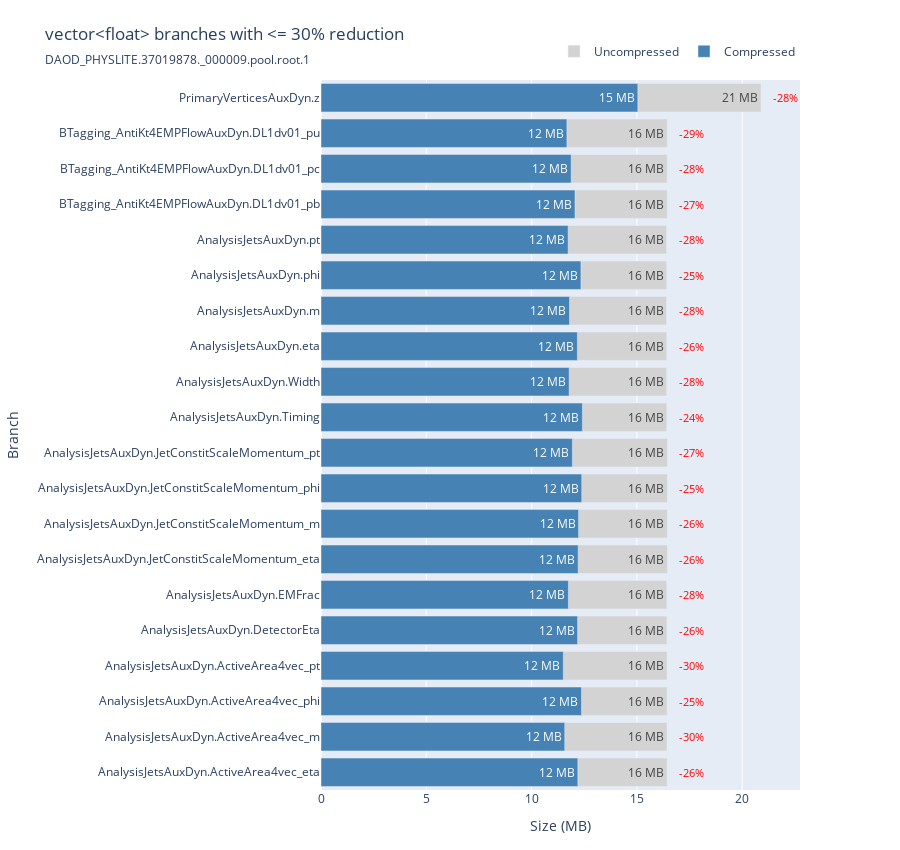

Notebook source saved alongside this figure:
### Code cell
fig = plot_reduction_by_branch(collection_tree_df, filepath, reduction_pct=100, n=len(collection_tree_df))
fig.show()

### Figure 1 — Plotly figure (JSON) as saved in the notebook; plotly's stock layout.template omitted (floating-point values rounded to 4 significant figures)
{"data": [{"marker": {"color": "lightgray"}, "name": "Uncompressed", "orientation": "h", "text": ["16 MB", "16 MB", "16 MB", "16 MB", "16 MB", "16 MB", "16 MB", "16 MB", "16 MB", "16 MB", "16 MB", "16 MB", "16 MB", "16 MB", "16 MB", "16 MB", "16 MB", "16 MB", "16 MB", "21 MB"], "textposition": "inside", "type": "bar", "x": [16.43, 16.43, 16.43, 16.43, 16.42, 16.41, 16.45, 16.45, 16.45, 16.45, 16.41, 16.41, 16.41, 16.41, 16.41, 16.41, 16.44, 16.44, 16.44, 20.89], "y": ["AnalysisJetsAuxDyn.ActiveArea4vec_eta", "AnalysisJetsAuxDyn.ActiveArea4vec_m", "AnalysisJetsAuxDyn.ActiveArea4vec_phi", "AnalysisJetsAuxDyn.ActiveArea4vec_pt", "AnalysisJetsAuxDyn.DetectorEta", "AnalysisJetsAuxDyn.EMFrac", "AnalysisJetsAuxDyn.JetConstitScaleMomentum_eta", "AnalysisJetsAuxDyn.JetConstitScaleMomentum_m", "AnalysisJetsAuxDyn.JetConstitScaleMomentum_phi", "AnalysisJetsAuxDyn.JetConstitScaleMomentum_pt", "AnalysisJetsAuxDyn.Timing", "AnalysisJetsAuxDyn.Width", "AnalysisJetsAuxDyn.eta", "AnalysisJetsAuxDyn.m", "AnalysisJetsAuxDyn.phi", "AnalysisJetsAuxDyn.pt", "BTagging_AntiKt4EMPFlowAuxDyn.DL1dv01_pb", "BTagging_AntiKt4EMPFlowAuxDyn.DL1dv01_pc", "BTagging_AntiKt4EMPFlowAuxDyn.DL1dv01_pu", "PrimaryVerticesAuxDyn.z"]}, {"marker": {"color": "steelblue"}, "name": "Compressed", "orientation": "h", "text": ["12 MB", "12 MB", "12 MB", "12 MB", "12 MB", "12 MB", "12 MB", "12 MB", "12 MB", "12 MB", "12 MB", "12 MB", "12 MB", "12 MB", "12 MB", "12 MB", "12 MB", "12 MB", "12 MB", "15 MB"], "textposition": "inside", "type": "bar", "x": [12.2, 11.57, 12.37, 11.51, 12.18, 11.75, 12.21, 12.23, 12.38, 11.94, 12.41, 11.78, 12.17, 11.8, 12.34, 11.74, 12.06, 11.88, 11.68, 15.04], "y": ["AnalysisJetsAuxDyn.ActiveArea4vec_eta", "AnalysisJetsAuxDyn.ActiveArea4vec_m", "AnalysisJetsAuxDyn.ActiveArea4vec_phi", "AnalysisJetsAuxDyn.ActiveArea4vec_pt", "AnalysisJetsAuxDyn.DetectorEta", "AnalysisJetsAuxDyn.EMFrac", "AnalysisJetsAuxDyn.JetConstitScaleMomentum_eta", "AnalysisJetsAuxDyn.JetConstitScaleMomentum_m", "AnalysisJetsAuxDyn.JetConstitScaleMomentum_phi", "AnalysisJetsAuxDyn.JetConstitScaleMomentum_pt", "AnalysisJetsAuxDyn.Timing", "AnalysisJetsAuxDyn.Width", "AnalysisJetsAuxDyn.eta", "AnalysisJetsAuxDyn.m", "AnalysisJetsAuxDyn.phi", "AnalysisJetsAuxDyn.pt", "BTagging_AntiKt4EMPFlowAuxDyn.DL1dv01_pb", "BTagging_AntiKt4EMPFlowAuxDyn.DL1dv01_pc", "BTagging_AntiKt4EMPFlowAuxDyn.DL1dv01_pu", "PrimaryVerticesAuxDyn.z"]}], "layout": {"annotations": [{"font": {"color": "red", "size": 11}, "showarrow": false, "text": "-26%", "x": 16.43, "xanchor": "left", "xshift": 10, "y": "AnalysisJetsAuxDyn.ActiveArea4vec_eta"}, {"font": {"color": "red", "size": 11}, "showarrow": false, "text": "-30%", "x": 16.43, "xanchor": "left", "xshift": 10, "y": "AnalysisJetsAuxDyn.ActiveArea4vec_m"}, {"font": {"color": "red", "size": 11}, "showarrow": false, "text": "-25%", "x": 16.43, "xanchor": "left", "xshift": 10, "y": "AnalysisJetsAuxDyn.ActiveArea4vec_phi"}, {"font": {"color": "red", "size": 11}, "showarrow": false, "text": "-30%", "x": 16.43, "xanchor": "left", "xshift": 10, "y": "AnalysisJetsAuxDyn.ActiveArea4vec_pt"}, {"font": {"color": "red", "size": 11}, "showarrow": false, "text": "-26%", "x": 16.42, "xanchor": "left", "xshift": 10, "y": "AnalysisJetsAuxDyn.DetectorEta"}, {"font": {"color": "red", "size": 11}, "showarrow": false, "text": "-28%", "x": 16.41, "xanchor": "left", "xshift": 10, "y": "AnalysisJetsAuxDyn.EMFrac"}, {"font": {"color": "red", "size": 11}, "showarrow": false, "text": "-26%", "x": 16.45, "xanchor": "left", "xshift": 10, "y": "AnalysisJetsAuxDyn.JetConstitScaleMomentum_eta"}, {"font": {"color": "red", "size": 11}, "showarrow": false, "text": "-26%", "x": 16.45, "xanchor": "left", "xshift": 10, "y": "AnalysisJetsAuxDyn.JetConstitScaleMomentum_m"}, {"font": {"color": "red", "size": 11}, "showarrow": false, "text": "-25%", "x": 16.45, "xanchor": "left", "xshift": 10, "y": "AnalysisJetsAuxDyn.JetConstitScaleMomentum_phi"}, {"font": {"color": "red", "size": 11}, "showarrow": false, "text": "-27%", "x": 16.45, "xanchor": "left", "xshift": 10, "y": "AnalysisJetsAuxDyn.JetConstitScaleMomentum_pt"}, {"font": {"color": "red", "size": 11}, "showarrow": false, "text": "-24%", "x": 16.41, "xanchor": "left", "xshift": 10, "y": "AnalysisJetsAuxDyn.Timing"}, {"font": {"color": "red", "size": 11}, "showarrow": false, "text": "-28%", "x": 16.41, "xanchor": "left", "xshift": 10, "y": "AnalysisJetsAuxDyn.Width"}, {"font": {"color": "red", "size": 11}, "showarrow": false, "text": "-26%", "x": 16.41, "xanchor": "left", "xshift": 10, "y": "AnalysisJetsAuxDyn.eta"}, {"font": {"color": "red", "size": 11}, "showarrow": false, "text": "-28%", "x": 16.41, "xanchor": "left", "xshift": 10, "y": "AnalysisJetsAuxDyn.m"}, {"font": {"color": "red", "size": 11}, "showarrow": false, "text": "-25%", "x": 16.41, "xanchor": "left", "xshift": 10, "y": "AnalysisJetsAuxDyn.phi"}, {"font": {"color": "red", "size": 11}, "showarrow": false, "text": "-28%", "x": 16.41, "xanchor": "left", "xshift": 10, "y": "AnalysisJetsAuxDyn.pt"}, {"font": {"color": "red", "size": 11}, "showarrow": false, "text": "-27%", "x": 16.44, "xanchor": "left", "xshift": 10, "y": "BTagging_AntiKt4EMPFlowAuxDyn.DL1dv01_pb"}, {"font": {"color": "red", "size": 11}, "showarrow": false, "text": "-28%", "x": 16.44, "xanchor": "left", "xshift": 10, "y": "BTagging_AntiKt4EMPFlowAuxDyn.DL1dv01_pc"}, {"font": {"color": "red", "size": 11}, "showarrow": false, "text": "-29%", "x": 16.44, "xanchor": "left", "xshift": 10, "y": "BTagging_AntiKt4EMPFlowAuxDyn.DL1dv01_pu"}, {"font": {"color": "red", "size": 11}, "showarrow": false, "text": "-28%", "x": 20.89, "xanchor": "left", "xshift": 10, "y": "PrimaryVerticesAuxDyn.z"}], "barmode": "overlay", "height": 850, "legend": {"orientation": "h", "x": 1, "xanchor": "right", "y": 1.02, "yanchor": "bottom"}, "margin": {"b": 60, "l": 120, "r": 100, "t": 80}, "title": {"subtitle": {"text": "DAOD_PHYSLITE.37019878._000009.pool.root.1"}, "text": "vector<float> branches with <= 30% reduction"}, "width": 900, "xaxis": {"title": {"text": "Size (MB)"}}, "yaxis": {"title": {"text": "Branch"}}}}
